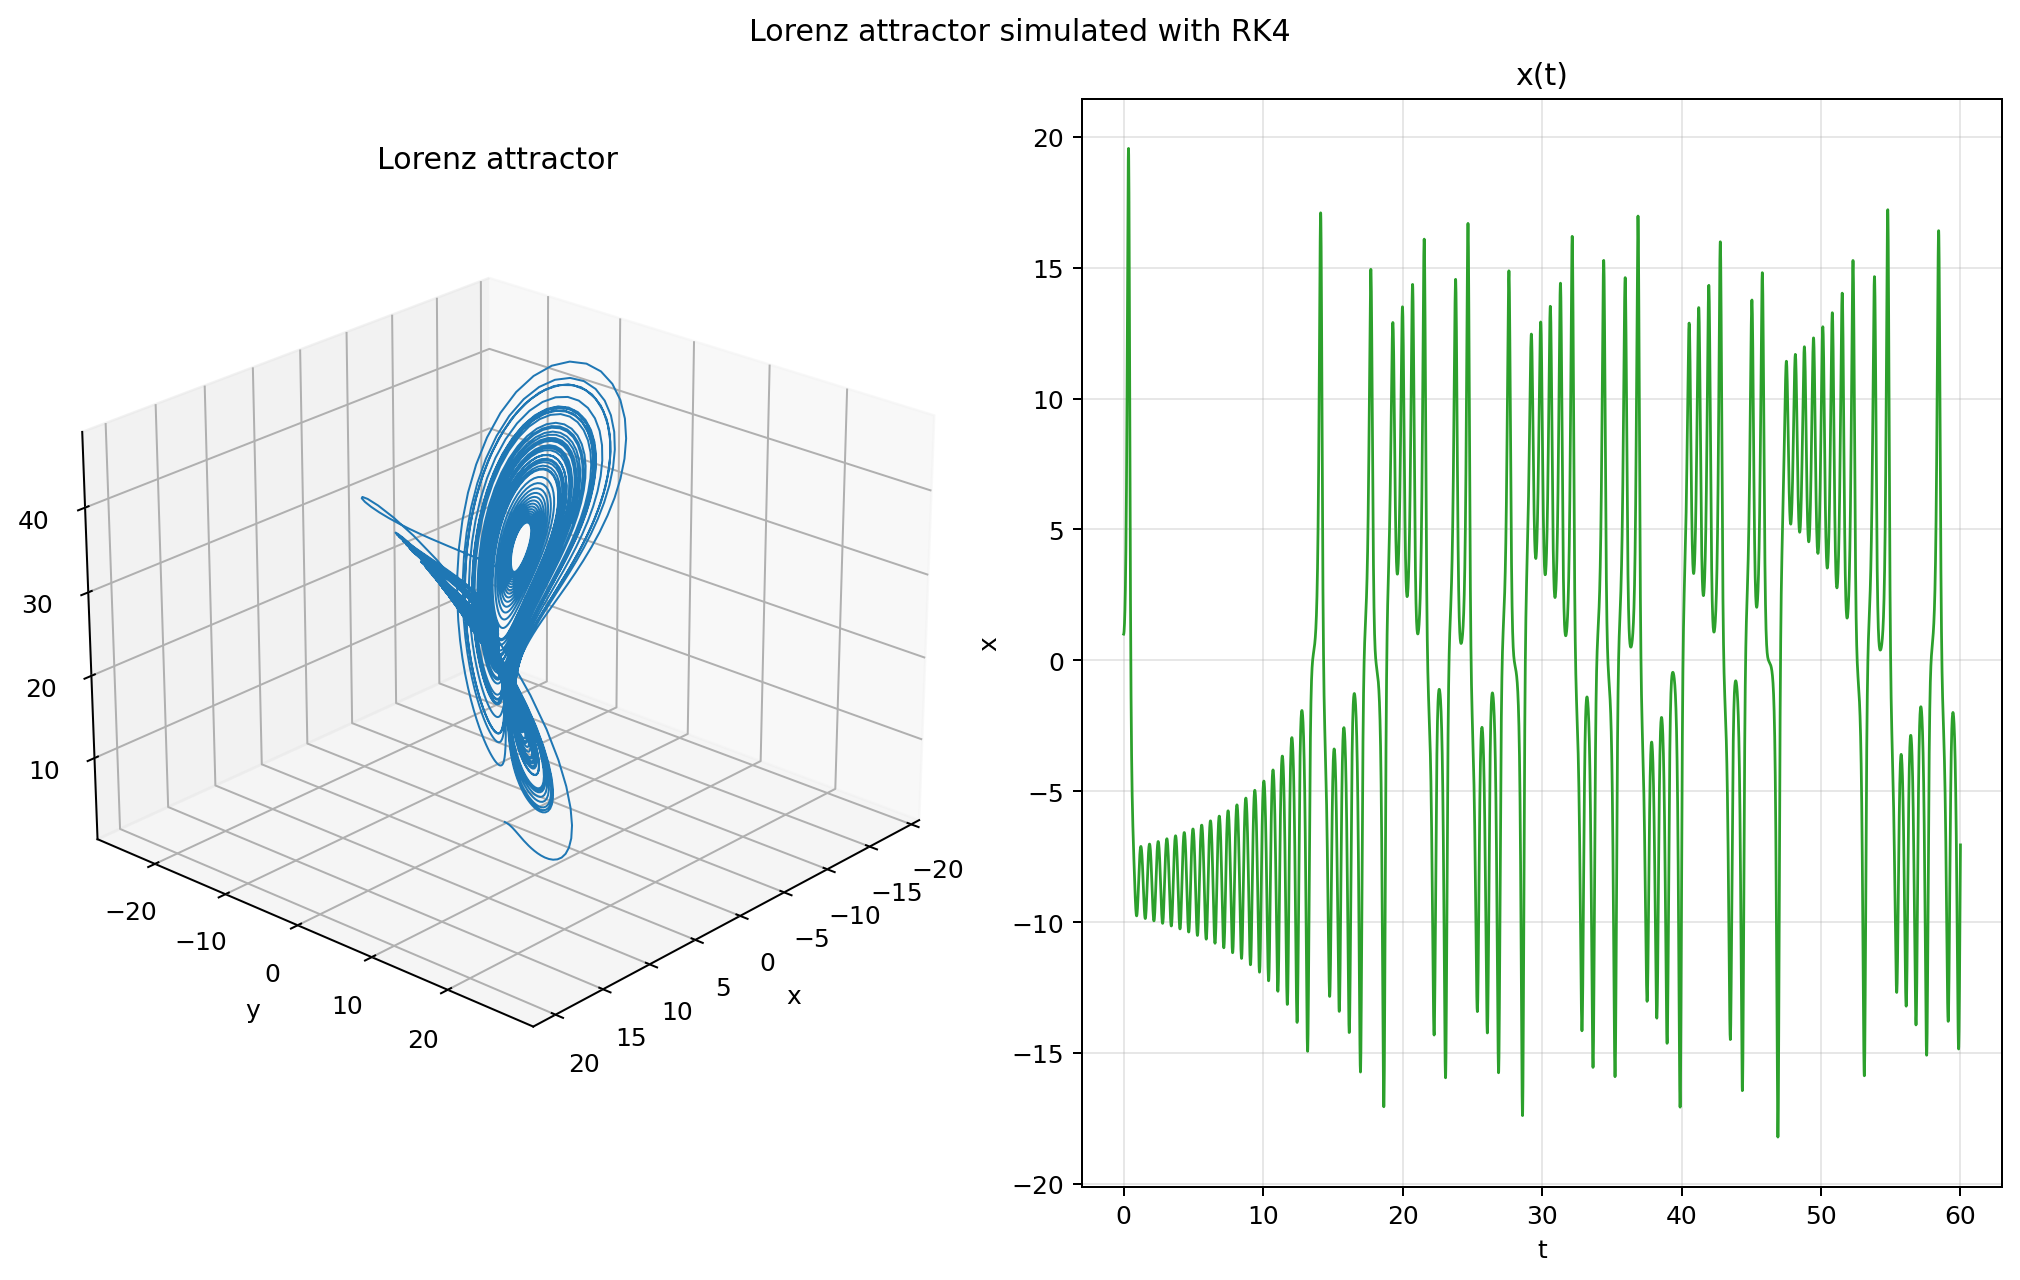

Reproduce this figure in Python.
"""Simulate the Lorenz attractor with RK4 and render an animation."""

from __future__ import annotations

from pathlib import Path

import matplotlib

matplotlib.use("Agg")

import matplotlib.pyplot as plt
import numpy as np
from PIL import Image

from ode.solver import rk4


SIGMA = 10.0
RHO = 28.0
BETA = 8.0 / 3.0
INITIAL_STATE = (1.0, 1.0, 1.0)
STEP = 0.01
N_STEPS = 6000
N_FRAMES = 120
FRAME_DURATION_MS = 200


def lorenz_rhs(_t: float, state: tuple[float, float, float]) -> tuple[float, float, float]:
    """Return the Lorenz vector field at the given state."""
    x, y, z = state
    dx = SIGMA * (y - x)
    dy = x * (RHO - z) - y
    dz = x * y - BETA * z
    return dx, dy, dz


def simulate() -> tuple[np.ndarray, np.ndarray]:
    """Integrate the Lorenz system with the shared RK4 solver."""
    times, states = rk4(rhs=lorenz_rhs, t0=0.0, y0=INITIAL_STATE, h=STEP, n_steps=N_STEPS)
    return np.asarray(times, dtype=float), np.asarray(states, dtype=float)


def build_animation(times: np.ndarray, states: np.ndarray) -> Path:
    """Render the attractor animation and save it as a GIF."""
    x = states[:, 0]
    y = states[:, 1]
    z = states[:, 2]

    frame_indices = np.linspace(1, len(times) - 1, N_FRAMES, dtype=int)

    fig = plt.figure(figsize=(13.5, 7.2), constrained_layout=True)
    grid = fig.add_gridspec(1, 2, width_ratios=[1.55, 1.0])
    ax_traj = fig.add_subplot(grid[0, 0], projection="3d")
    ax_time = fig.add_subplot(grid[0, 1])

    ax_traj.set_title("Lorenz attractor")
    ax_traj.set_xlabel("x")
    ax_traj.set_ylabel("y")
    ax_traj.set_zlabel("z")
    ax_traj.set_xlim(float(x.min()), float(x.max()))
    ax_traj.set_ylim(float(y.min()), float(y.max()))
    ax_traj.set_zlim(float(z.min()), float(z.max()))
    ax_traj.set_box_aspect((1.0, 1.0, 0.75))

    ax_time.set_title("State variables over time")
    ax_time.set_xlabel("t")
    ax_time.set_ylabel("value")
    ax_time.grid(True, alpha=0.3)
    ax_time.set_xlim(float(times[0]), float(times[-1]))
    y_min = float(np.min(states))
    y_max = float(np.max(states))
    ax_time.set_ylim(y_min, y_max)

    (traj_line,) = ax_traj.plot([], [], [], color="#1f77b4", lw=1.1, alpha=0.95)
    (traj_head,) = ax_traj.plot([], [], [], marker="o", ms=5, color="#ff7f0e")
    (x_line,) = ax_time.plot([], [], color="#2ca02c", lw=1.3, label="x(t)")
    (y_line,) = ax_time.plot([], [], color="#7b2cbf", lw=1.2, label="y(t)")
    (z_line,) = ax_time.plot([], [], color="#d62728", lw=1.2, label="z(t)")
    (x_head,) = ax_time.plot([], [], marker="o", ms=4, color="#2ca02c")
    (y_head,) = ax_time.plot([], [], marker="o", ms=4, color="#7b2cbf")
    (z_head,) = ax_time.plot([], [], marker="o", ms=4, color="#d62728")
    time_marker = ax_time.axvline(0.0, color="#ff7f0e", lw=1.0, alpha=0.7)
    info_text = ax_traj.text2D(0.03, 0.96, "", transform=ax_traj.transAxes)
    ax_time.legend(loc="upper right", frameon=False)

    def update(frame_number: int):
        index = int(frame_indices[frame_number])
        current_times = times[: index + 1]
        current_x = x[: index + 1]
        current_y = y[: index + 1]
        current_z = z[: index + 1]

        traj_line.set_data(current_x, current_y)
        traj_line.set_3d_properties(current_z)
        traj_head.set_data([x[index]], [y[index]])
        traj_head.set_3d_properties([z[index]])

        x_line.set_data(current_times, current_x)
        y_line.set_data(current_times, current_y)
        z_line.set_data(current_times, current_z)
        x_head.set_data([times[index]], [x[index]])
        y_head.set_data([times[index]], [y[index]])
        z_head.set_data([times[index]], [z[index]])
        time_marker.set_xdata([times[index], times[index]])
        info_text.set_text(
            f"t = {times[index]:5.2f}\n"
            f"(x, y, z) = ({x[index]:.2f}, {y[index]:.2f}, {z[index]:.2f})"
        )
        ax_traj.view_init(elev=28.0, azim=45.0 + 0.35 * frame_number)
        return (
            traj_line,
            traj_head,
            x_line,
            y_line,
            z_line,
            x_head,
            y_head,
            z_head,
            time_marker,
            info_text,
        )

    output_path = Path(__file__).with_name("lorenz_attractor.gif")
    frames: list[Image.Image] = []
    for frame_number in range(len(frame_indices)):
        update(frame_number)
        fig.canvas.draw()
        image = np.asarray(fig.canvas.buffer_rgba())
        frames.append(Image.fromarray(image).convert("P", palette=Image.ADAPTIVE, colors=256))

    frames[0].save(
        output_path,
        save_all=True,
        append_images=frames[1:],
        duration=FRAME_DURATION_MS,
        loop=0,
        disposal=2,
        optimize=False,
    )
    plt.close(fig)
    return output_path


def save_snapshot(times: np.ndarray, states: np.ndarray) -> Path:
    """Save a static summary plot for the README."""
    x = states[:, 0]
    y = states[:, 1]
    z = states[:, 2]

    fig = plt.figure(figsize=(11, 7), constrained_layout=True)
    ax_traj = fig.add_subplot(1, 2, 1, projection="3d")
    ax_time = fig.add_subplot(1, 2, 2)

    ax_traj.plot(x, y, z, color="#1f77b4", lw=0.8)
    ax_traj.set_title("Lorenz attractor")
    ax_traj.set_xlabel("x")
    ax_traj.set_ylabel("y")
    ax_traj.set_zlabel("z")
    ax_traj.set_box_aspect((1.0, 1.0, 0.75))
    ax_traj.view_init(elev=24.0, azim=42.0)

    ax_time.plot(times, x, color="#2ca02c", lw=1.1)
    ax_time.set_title("x(t)")
    ax_time.set_xlabel("t")
    ax_time.set_ylabel("x")
    ax_time.grid(True, alpha=0.3)

    fig.suptitle("Lorenz attractor simulated with RK4")
    output_path = Path(__file__).with_name("lorenz_attractor.png")
    fig.savefig(output_path, dpi=180, bbox_inches="tight")
    plt.close(fig)
    return output_path


def main() -> None:
    times, states = simulate()
    save_snapshot(times, states)
    animation_path = build_animation(times, states)
    print(animation_path)


if __name__ == "__main__":
    main()
